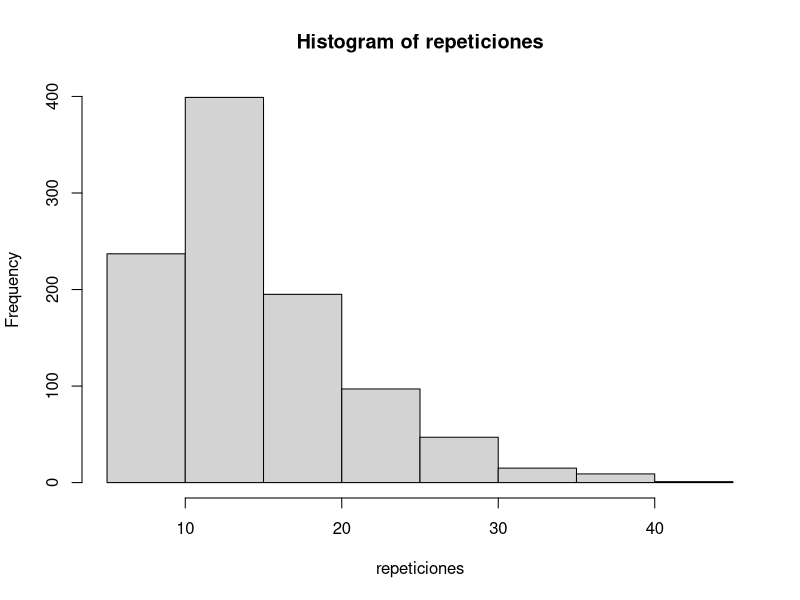

The R source for this figure:
## ---- chunk 1
album <- 1:6
figurita = sample(album, size = 1, replace = FALSE)

figurita
## ---- chunk 2

album <- 1:6
completadas <- (1:6) * 0
contador <- 0

suma <- sum(completadas)
while (suma < length(album)){
   figurita = sample(album, size = 1, replace = FALSE)
   contador <- contador + 1
   completadas[figurita] = 1
   suma = sum(completadas)
}

contador
## ---- chunk 3
cuantasFigus <- function(tam){
  album <- 1:tam
  completadas <- (1:tam) * 0
  contador <- 0

  suma <- sum(completadas)
  while (suma < length(album)){
    figurita = sample(album, size = 1, replace = FALSE)
    contador <- contador + 1
    completadas[figurita] = 1
    suma = sum(completadas)
  }

  return(contador) 
}

cuantasFigus(6)
## ---- chunk 4
repeticiones <- c()
NReps <- 1000
for (i in 1:NReps){
  repeticiones <- append(repeticiones, cuantasFigus(6))
}

hist(repeticiones)

inciso_a <- round(mean(repeticiones))
print(paste("a) En promedio la cantidad de figuritas que hay que comprar es de:", inciso_a))
inciso_b <- length(repeticiones[repeticiones <= 16]) / length(repeticiones)
print(paste("b) La probabilidad de completar el album comprando 16 figuritas es de:", inciso_b))

proba_de_completar <- 0
i <- 0
while (proba_de_completar < 0.9){
  proba_de_completar <- (length(repeticiones[repeticiones <= i]) / length(repeticiones))
  i <- i + 1
}
inciso_c <- i
print(paste("c) La cantidad de figus que hay que comprar para tener proba 90 es", inciso_c))

## ---- chunk 5
repeticiones <- c()
NReps <- 100
for (i in 1:NReps){
  repeticiones <- append(repeticiones, cuantasFigus(640))
}

inciso_a <- round(mean(repeticiones))
print(paste("a) En promedio la cantidad de figuritas que hay que comprar es de:", inciso_a))
## ---- chunk 6
sample(1:640, 5, replace = TRUE)
## ---- chunk 7
genPaquete <- function(figusTotal, figusPaquete) {
  paquete <- sample(1:figusTotal, figusPaquete, replace = TRUE)
  return(paquete)
}
genPaquete(640, 2)
## ---- chunk 8
cuantosPaquetes <- function(figusTotal, figusPaquete) {
  album <- rep(FALSE, figusTotal) 
  paquetes_comprados <- 0
  
  while (any(album == FALSE)) {
    paquete <- genPaquete(figusTotal, figusPaquete)
    album[paquete] <- TRUE
    paquetes_comprados <- paquetes_comprados + 1
  }
  
  return(paquetes_comprados)
}

cuantosPaquetes(100, 5)
## ---- chunk 9
figusTotal <- 640
figusPaquete <- 5
Nrep <- 100

cant_figus = replicate(Nrep, cuantosPaquetes(figusTotal, figusPaquete))

# El número de figuritas hay que comprar, en media, para completar el álbum.
media_paquetes <- mean(cant_figus)
print(paste("Número medio de paquetes para completar el álbum:", media_paquetes))

# La probabilidad de completar el álbum comprando 300 paquetes figuritas.
prob_300_paquetes <- sum(cant_figus <= 300) / Nrep
print(paste("Probabilidad de completar el álbum con 300 paquetes:", prob_300_paquetes))

# El número de figuritas que hay que comprar para tener probabilidad del 90% de completar el álbum
proba_de_completar <- 0
i <- 0
while (proba_de_completar < 0.9){
  proba_de_completar <- (sum(cant_figus <= i)) / Nrep
  i <- i + 1
}
print(paste("El número de paquetes para tener probabilidad del 90% es", i))
